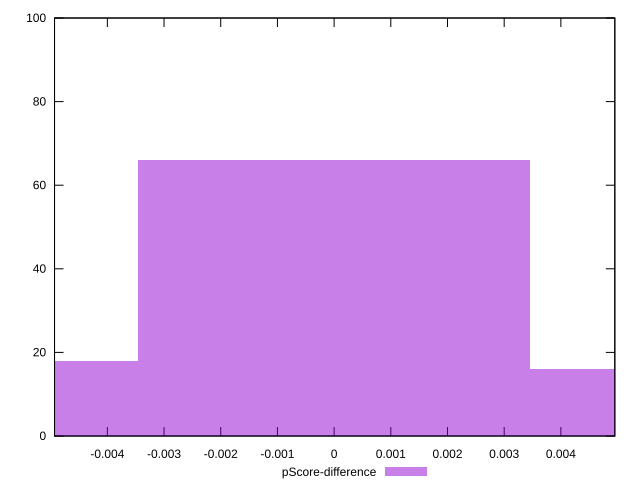

The gnuplot source for this figure:
reset

$pScoreDifference <<EOF
0 66
0.006911412982315461 16
-0.006911412982315461 18
EOF

set key outside below
set boxwidth 0.006911412982315461
set xrange [-0.004931822957321863:0.004951707034809072]
set yrange [0:100]
set trange [0:100]
set style fill transparent solid 0.5 noborder
set terminal svg size 640, 490 enhanced background rgb 'white'
set output "report_00019_2021-02-10T18-14-37.922Z//max-potential-fid/samples/pages+cached+noadtech/pScore-difference/histogram.svg"

plot $pScoreDifference title "pScore-difference" with boxes

reset
